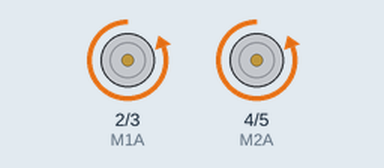
The sketch below on a simulated Arduino Uno, built with avr-gcc and run on an emulated ATmega328P. Parts: motor-driver pin pairs drawn as motors (green arrow = first pin HIGH = forward, orange = second pin HIGH = backward, longer = more drive).

Above: at 0.2 s.
At 1.2 s:
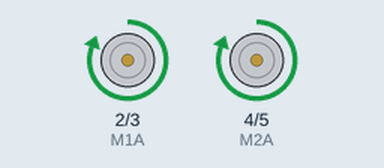
At 3.7 s:
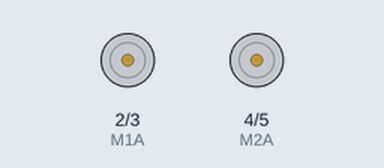
Timing chart, 0 to 4.6 s (numbered marks = the images above):
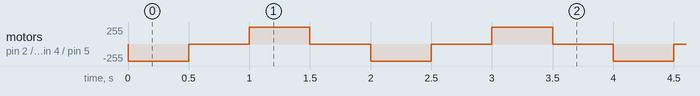

The sketch:

Veiculo_vs_1.ino
```cpp
//===================================================================================
// Descrição: Versao OK para todo mouse PS2, com acionamento de motores
// Data: 19/09/2013
// Author: Fabio, Robson
//===================================================================================
// ## adaptador PS2 ##
// vermelho = GND
// laranja = 5V
// preto = CLK
// marrom = DATA
//===================================================================================
#include "Arduino.h"

#define MDATA 7
#define MCLK 6

#define M1A 2
#define M1B 3
#define M2A 4
#define M2B 5
// =============================== Configuração ======================================
int giro=520;// mudar de acordo com o piso
//600 > vel min MESA
//820 > CHAO FAMEC SALA 12

// =============================== Declarações ======================================

int xr=0;
int yr=0;
int estado=0;
int temp_x=0;
int temp_y=0;
int ativo=0;
struct COORD_MOUSE
{
    char vel_x;// verificar o uso do INT
    char vel_y;
    int coord_x;
    int coord_y;
}data;

//=============SETUP=====================
// CONFIGURAÇÃO DOS PINOS
//===========================================================================
void setup()
{
 Serial.begin(9600);
  //mouse_init();

  pinMode(M1A, OUTPUT);
  pinMode(M1B, OUTPUT);
  pinMode(M2A, OUTPUT);
  pinMode(M2B, OUTPUT);
}
//=================================================================================
// ===========================/*funções disponiveis*/==============================
 /* void parar();
 void frente();
 void reverse();
 void esquerda_fraco_M1();
 void direita_fraco_M2();
 void esquerda_forte_M1();
 void direita_forte_M2();
 void Parar_M1();
 void Parar_M2();
 void reverse_M1();
 void reverse_M2();*/
//==================================================================================
//==========================/* Trajetos disponiveis*/===============================
/* void trajeto_1*/ // circuito inicial com 7 comandos, retorna para incio
/* void trajeto_2*/ // circuito ida e volta, 10000 de coordenadas
/* void trajeto_3*/ // Gira Gira
/* void trajeto_4*/ // Usa Esquerda Fraco e Direita Fraco
//==================================================================================
void loop()
{
   frente();
   delay(500);

   parar();
   delay(500);

   reverse();
   delay(500);

   parar();
   delay(500);


}
//============== Declaração de Funções ==============
//===================================================================================
// Descrição: Função de lei.....
// Parametros: char acao,int valor_x,int valor_y,int proximo_estado
// Retornos: void
// Indiretos: nada
// Data: 24/09/2013
// Author: Fabio, Robson
//===================================================================================
int controle(char acao,int valor) // void controle(char acao,int valor)
{
      int atraso=1;//ms
      if(ativo==0)
      {
        temp_y=data.coord_y;
        temp_x=data.coord_x;
      }
      switch(acao)
      {
        case 'f':
            if (modulo(data.coord_y-temp_y)<=valor)// 11-10 < 100
            {
              if(acao=='f')
                frente();
              ativo=1;
             /*if (data.vel_y==0)
              {
                controle('r',500);
              }*/ // tentativa de reverção ao detectar obstaculo
            }
            else
            {
              parar();
              //estado=proximo_estado;
              ativo=0;
              delay(atraso);
              return 1;

            }
        break;
         case 'r':
            if (modulo(data.coord_y-temp_y)<=valor)// 11-10 < 100
            {
              reverse();
              ativo=1;
            }
            else
            {
              parar();
              //estado=proximo_estado;
              ativo=0;
              delay(atraso);
              return 1;
            }
           break;
           case 'd':
            if (modulo(data.coord_x-temp_x)<=valor)// 11-10 < 100
            {
              direita_forte();
              ativo=1;
            }
            else
            {
              parar();
              //estado=proximo_estado;
              ativo=0;
              delay(atraso);
              return 1;
            }
        break;
         case 'e':
            if (modulo(data.coord_x-temp_x)<=valor)// 11-10 < 100
            {
              esquerda_forte();
              ativo=1;
            }
            else
            {
              parar();
              //estado=proximo_estado;
              ativo=0;
              delay(atraso);
              return 1;
            }
        break;
          case 'a':
            if (modulo(data.coord_x-temp_x)<=valor)// 11-10 < 100
            {
              esquerda_fraco();
              ativo=1;
            }
            else
            {
              parar();
              //estado=proximo_estado;
              ativo=0;
              delay(atraso);
              return 1;
            }
        break;
        case 'b':
            if (modulo(data.coord_x-temp_x)<=valor)// 11-10 < 100
            {
              direita_fraco();
              ativo=1;
            }
            else
            {
              parar();
              //estado=proximo_estado;
              ativo=0;
              delay(atraso);
              return 1;
            }
        break;
      }
      return 0;
}
//===================================================================================
// Descrição: Modulo
// Parametros: int
// Retornos: int
// Indiretos: nada
// Data: 24/09/2013
// Author: Fabio, Robson
//===================================================================================
float modulo(float valor)
{
    return sqrt(valor*valor);
}
//===================================================================================
// Descrição: Trajeto_1
// Parametros: int
// Retornos: int
// Indiretos: nada
// Data: 24/09/2013
// Author: Fabio, Robson
//===================================================================================
void trajeto_1()
{

  le_mouse();
   //controle('r',500,2);
   //controle('e',650,0);

   switch(estado)
   {

     case 0:
         controle('f',100);
         if(data.vel_y<=0&&data.coord_y>50)//
         {
           estado=1;
         }
         else
         {
           estado=0;
         }
     break;
     case 1:
         if(controle('r',500)==1)
           estado=2;
     break;
     case 2:
         if(controle('d',giro)==1)
           estado=3;
     break;
     case 3:
         if(controle('f',800)==1)
           estado=4;
     break;
     case 4:
         if(controle('e',giro)==1)
           estado=0;
     break;

     default:
         estado=0;
         delay(5000);
     break;
  }
}
//===================================================================================
// Descrição: Trajeto_2 - percorre 5000 e gira e retorna 5000
// Parametros: int
// Retornos: int
// Indiretos: nada
// Data: 25/09/2013
// Author: Robson
//===================================================================================
void trajeto_2()//MESA
{

  le_mouse();
   //controle('r',500,2);
   //controle('e',650,0);

   switch(estado)
   {
     case 0:
         controle('f',10000);
     break;
     case 1:
         controle('d',giro);
     break;
     case 2:
         controle('f',800);
     break;
     case 3:
         controle('d',giro);
     break;
     case 4:
         controle('f',10000);
     break;
     case 5:
         controle('d',giro);
     break;
     case 6:
         controle('f',800);
     break;
     case 7:
         controle('d',giro);
     break;

     default:
         estado=0;
         delay(5000);
     break;
  }
}
//===================================================================================
// Descrição: Trajeto_3 - Gira Gira
// Parametros: int
// Retornos: int
// Indiretos: nada
// Data: 25/09/2013
// Author: Robson
//===================================================================================
void trajeto_3()
{
 int giro=600;// mudar de acordo com o piso
  le_mouse();
   //controle('r',500,2);
   //controle('e',650,0);

   switch(estado)
   {
     case 0:
         controle('d',giro);
     break;
     case 1:
         controle('e',giro);
     break;
     case 2:
         controle('f',500);
     break;
     case 3:
         controle('r',500);
     break;
     case 4:
         controle('e',500);
     break;

     default:
         estado=0;
         delay(5000);
     break;
  }
}
//===================================================================================
// Descrição: Trajeto_4 - usa esquerda fraco e direita fraco
// Parametros: int
// Retornos: int
// Indiretos: nada
// Data: 26/09/2013
// Author: Robson
//===================================================================================
void trajeto_4()
{

  le_mouse();
   //controle('r',500,2);
   //controle('e',650,0);

   switch(estado)
   {
     case 0:
         controle('f',5000);
     break;
     case 1:
         controle('a',giro);
     break;
     case 2:
         controle('f',2000);
     break;
     case 3:
         controle('f',2000);
     break;
     case 4:
         controle('b',giro);
     break;
     case 5:
         controle('f',2000);
     break;
     case 6:
         controle('d',giro);
     break;
     case 7:
         controle('d',giro);
     break;
     case 8:
         controle('r',10000);
     break;

     default:
         estado=0;
         delay(5000);
     break;
  }
}

//===================================================================================
// Descrição: Função de lei.....
// Parametros: void
// Retornos: void
// Indiretos: struct COOD_MOUSE
// Data: 24/09/2013
// Author: Fabio, Robson
//===================================================================================
void le_mouse()
{
  //COORD_MOUSE interno;
  char mstat;
     /* PEGANDO A LEITURA DO MOUSE*/
   mouse_write(0xeb);  /* ME DE O DATA */
   mouse_read();      /* IGNORE ACK */
   mstat = mouse_read();// LE BOTOES
   data.vel_x = mouse_read();
   data.vel_y = mouse_read();

   data.coord_x=data.coord_x+data.vel_x;
   data.coord_y=data.coord_y+data.vel_y;

   delay(1);//nao remover
}

void parar()
{
  digitalWrite(M1A, LOW);
  digitalWrite(M1B, LOW);
  digitalWrite(M2A, LOW);
  digitalWrite(M2B, LOW);
}

void reverse()
{
  digitalWrite(M1A, HIGH);
  digitalWrite(M1B, LOW);
  digitalWrite(M2A, HIGH);
  digitalWrite(M2B, LOW);
}

void frente()
{
  digitalWrite(M1A, LOW);
  digitalWrite(M1B, HIGH);
  digitalWrite(M2A, LOW);
  digitalWrite(M2B, HIGH);
}
void esquerda_fraco()
{
   digitalWrite(M1A, LOW);
   digitalWrite(M1B, HIGH);
}
void direita_fraco()
{
   digitalWrite(M2A, LOW);
   digitalWrite(M2B, HIGH);
}
void esquerda_forte()
{
   digitalWrite(M1A, HIGH);
   digitalWrite(M1B, LOW);
   digitalWrite(M2A, LOW);
   digitalWrite(M2B, HIGH);
}
void direita_forte()
{
   digitalWrite(M1A, LOW);
   digitalWrite(M1B, HIGH);
   digitalWrite(M2A, HIGH);
   digitalWrite(M2B, LOW);
}

void gohi(int pin)
{
  pinMode(pin, INPUT);
  digitalWrite(pin, HIGH);
}

void golo(int pin)
{
  pinMode(pin, OUTPUT);
  digitalWrite(pin, LOW);
}

void mouse_write(char data)
{
  char i;
  char parity = 1;

  gohi(MDATA);
  gohi(MCLK);
  delayMicroseconds(300);
  golo(MCLK);
  delayMicroseconds(300);

  /* colocando os pinos em output */
  golo(MDATA);
  delayMicroseconds(10);
  /* start bit */
  gohi(MCLK);

  /* aguardar o mouse pegar o controle do clock); */
  while (digitalRead(MCLK) == HIGH);


  /* clock baixo, e limpando o data enviado do mouse */
  for (i=0; i < 8; i++) {
    if (data & 0x01) {
      gohi(MDATA);
    }
    else {
      golo(MDATA);
    }

    /* espera por um ciclo de clock */
    while (digitalRead(MCLK) == LOW)
      ;
    while (digitalRead(MCLK) == HIGH)
      ;
    parity = parity ^ (data & 0x01);
    data = data >> 1;
  }
  /* parity */
  if (parity) {
    gohi(MDATA);
  }
  else {
    golo(MDATA);
  }
  while (digitalRead(MCLK) == LOW)
    ;
  while (digitalRead(MCLK) == HIGH)
    ;
  /* parando o  bit */
  gohi(MDATA);
  delayMicroseconds(50);
  while (digitalRead(MCLK) == HIGH)
    ;
  /* aguardando o switch modes do mouse*/
  while ((digitalRead(MCLK) == LOW) || (digitalRead(MDATA) == LOW))
    ;
  /* put a hold on the incoming data. */
  golo(MCLK);
}
//  pegando um byte do data do mouse
char mouse_read(void)
{
  char data = 0x00;
  int i;
  char bit = 0x01;

  // ("lendo o byte do mouse\n");
  /* iniciando o  clock */
  gohi(MCLK);
  gohi(MDATA);
  delayMicroseconds(50);
  while (digitalRead(MCLK) == HIGH)
    ;
  delayMicroseconds(5);  /* nao tem certeza porque */
  while (digitalRead(MCLK) == LOW) /* iniciando o bit */
    ;
  for (i=0; i < 8; i++) {
    while (digitalRead(MCLK) == HIGH)
      ;
    if (digitalRead(MDATA) == HIGH) {
      data = data | bit;
    }
    while (digitalRead(MCLK) == LOW)
      ;
    bit = bit << 1;
  }
  /* paridade do bit, iremos ignorar*/
  while (digitalRead(MCLK) == HIGH)
    ;
  while (digitalRead(MCLK) == LOW)
    ;
  /* parando o bit */
  while (digitalRead(MCLK) == HIGH)
    ;
  while (digitalRead(MCLK) == LOW)
    ;

  golo(MCLK);
  return data;
}

// iniciando o mouse
void mouse_init()
{
  gohi(MCLK);
  gohi(MDATA);
//  ("enviando reset para  mouse\n");
  mouse_write(0xff);
  mouse_read();  /* ack byte */
//  ("lendo ack byte1\n");
  mouse_read();  /* branco */
  mouse_read();  /* branco */
// ("Enviando remote mode code\n");
  mouse_write(0xf0);  /* modo remoto */
  mouse_read();  /* ack */
// ("Lendo ack byte2\n");
  delayMicroseconds(1000);
}
```

Measured:
- by itself, motor on pin 2 (M1A) / pin 3 (M1B), motor on pin 4 (M2A) / pin 5 (M2B): repeats every 2.0 s: stopped 0.50 s, forward 255/255 0.50 s, stopped 0.50 s, backward 255/255 0.50 s
